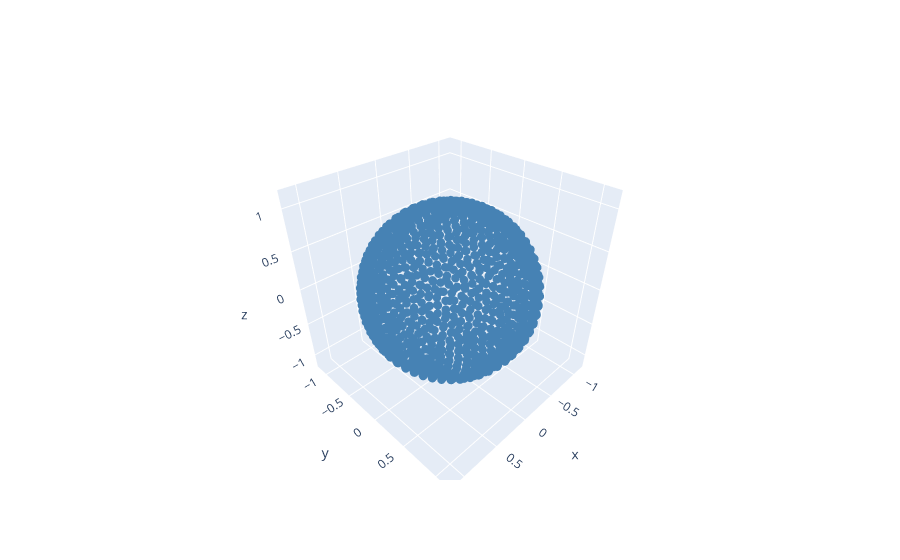

The cell this chart's notebook holds for it:
### Code cell
import numpy as np
import plotly.graph_objects as go
import matplotlib.pyplot as plt

pos = np.load('pos.npz')['pos']

fig = go.Figure(data=[
    go.Scatter3d(
        x=pos[:, 0],
        y=pos[:, 1],
        z=pos[:, 2],
        mode='markers',
        marker=dict(size=5, color='steelblue', opacity=1.0),
    )
])

fig.update_layout(
    scene=dict(
        xaxis=dict(range=[-1.2, 1.2]),
        yaxis=dict(range=[-1.2, 1.2]),
        zaxis=dict(range=[-1.2, 1.2]),
        aspectmode='cube',
    ),
)

fig.show()

### Figure 1 — Plotly figure (JSON) as saved in the notebook; plotly's stock layout.template omitted (floating-point values rounded to 4 significant figures; data arrays with more than 128 entries replaced by an {"elided": "..."} marker saying what was removed)
{"data": [{"marker": {"color": "steelblue", "opacity": 1, "size": 5}, "mode": "markers", "type": "scatter3d", "x": {"elided": "1000 float values"}, "y": {"elided": "1000 float values"}, "z": {"elided": "1000 float values"}}], "layout": {"scene": {"aspectmode": "cube", "xaxis": {"range": [-1.2, 1.2]}, "yaxis": {"range": [-1.2, 1.2]}, "zaxis": {"range": [-1.2, 1.2]}}}}
